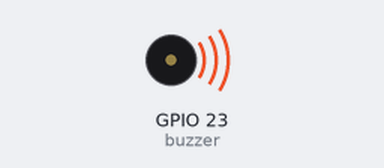
Recording of a program running on a simulated Raspberry Pi (BCM pin numbers). Shown: buzzer (waves = sounding, pin HIGH).

Above: at 0.2 s.
Timing chart, 0 to 3.0 s (numbered marks = the images above):
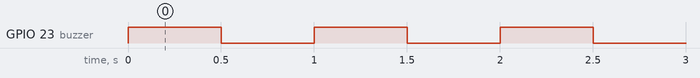

The program:

5_Buzzer.py
```python
#This is Buzzer Program

from gpiozero import Buzzer
from time import sleep

buzzer = Buzzer(23) #Define GPIO23 as buzzer

while True:
    buzzer.on() #Buzzer ON
    sleep(0.5) #0.5s delay
    buzzer.off() #Buzzer OFF
    sleep(0.5) #0.5s delay
```

Measured:
- by itself, GPIO 23 (buzzer): alternates HIGH for 0.50 s and LOW for 0.50 s
